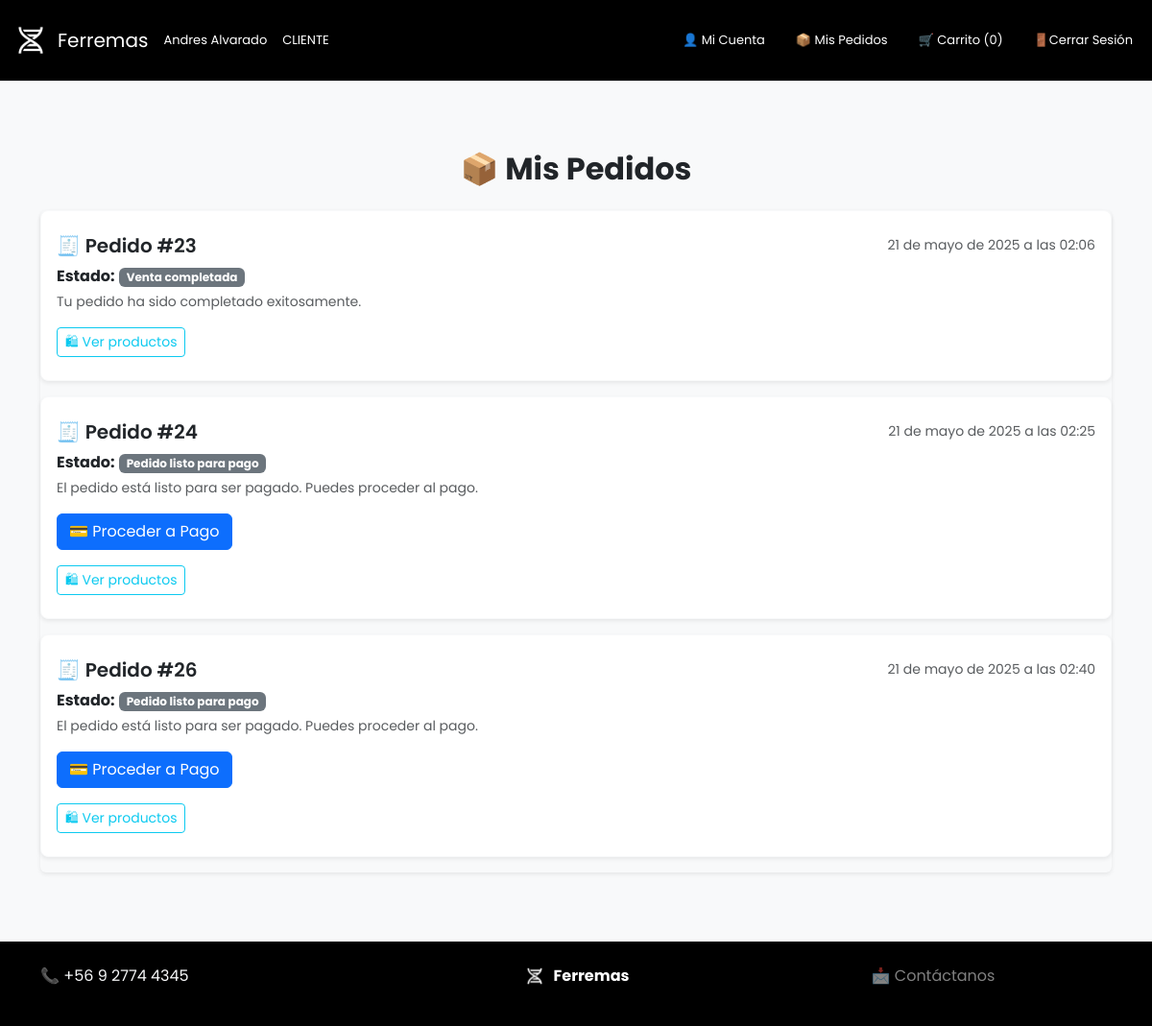
/mis-pedidos/ (signed in), run on an earlier commit of the app's database.
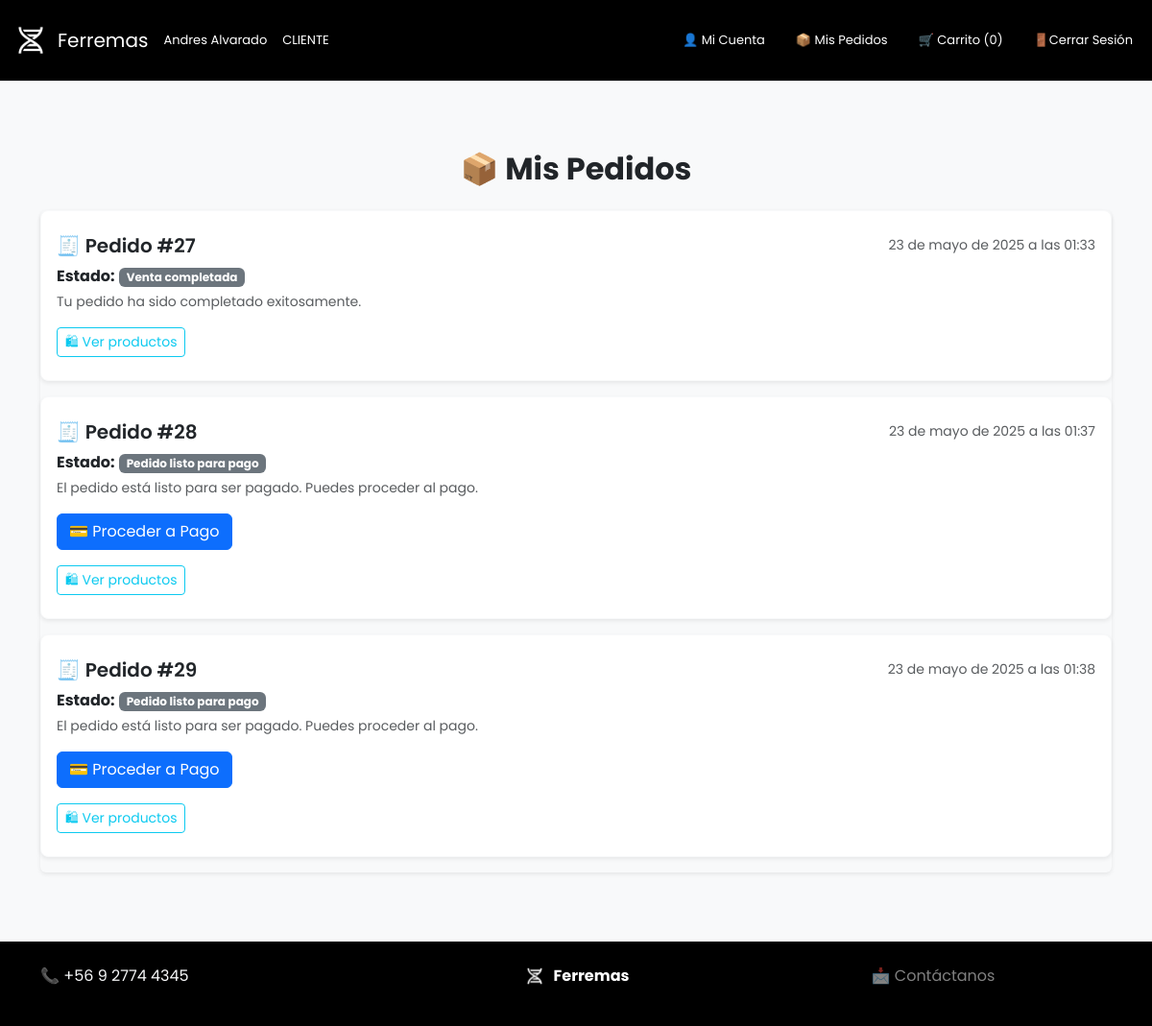
And on a later commit of the database.
### core/models.py (models this page shows, shortened)
class Pedido(models.Model):
    ESTADOS = [
        ('PENDIENTE', 'Pendiente de aprobación'),
        ('RECHAZADO', 'Rechazado por el vendedor'),
        ('ACEPTADO', 'Aprobado por el vendedor'),
        ('EN_ESPERA_PAGO', 'Esperando pago del cliente'),
        ('LISTO_PAGO', 'Pedido listo para pago'),
        ('PAGO_CONFIRMADO', 'Pago confirmado por contador'),
        ('LISTO_DESPACHO', 'Cliente eligió despacho/retiro'),
        ('ENTREGADO', 'Preparado y entregado por bodeguero'),
        ('VENTA_FINALIZADA', 'Venta completada'),
    ]
    cliente = models.ForeignKey(User, on_delete=models.CASCADE)
    fecha_creacion = models.DateTimeField(auto_now_add=True)
    estado = models.CharField(max_length=30, choices=ESTADOS, default='PENDIENTE')
    metodo_pago = models.CharField(max_length=30, null=True, blank=True)
    tipo_entrega = models.CharField(max_length=30, null=True, blank=True)  # retiro o despacho
    observaciones = models.TextField(null=True, blank=True)

### core/views.py (the view)
# urls.py: path("mis-pedidos/", mis_pedidos, name="mis_pedidos"),
@login_required
def mis_pedidos(request):
    if request.user.perfilusuario.rol != "CLIENTE":
        return HttpResponseForbidden("No tienes permiso para acceder a esta vista.")
    pedidos = Pedido.objects.filter(cliente=request.user).prefetch_related('detalles__producto')
    return render(request, "mis_pedidos.html", {"pedidos": pedidos})

### core/context_processors.py (called while the page is built)
def cargar_perfil_y_perfiles(request):
    perfil = None
    perfiles = []
    if request.user.is_authenticated:
        perfil = PerfilUsuario.objects.filter(user=request.user).first()
        perfiles = PerfilUsuario.objects.all()
    return {
        'perfil': perfil,
        'perfiles': perfiles,
    }

### core/templates/mis_pedidos.html (shortened to what this page needs)
{% extends 'plantilla.html' %}
{% block content %}
<div class="container py-5">
  <h2 class="mb-4 fw-bold text-center">📦 Mis Pedidos</h2>
  {% if pedidos %}
  <ul class="list-group shadow-sm">
    {% for pedido in pedidos %}
    <li class="list-group-item py-4 px-3 rounded-3 mb-3 border border-light shadow-sm">
      <div class="d-flex justify-content-between align-items-center mb-2">
        <h5 class="mb-0 fw-semibold">🧾 Pedido #{{ pedido.id }}</h5>
        <span class="text-muted small">{{ pedido.fecha_creacion }}</span>
      </div>
      <div class="mb-3">
        <span class="fw-bold">Estado:</span>
        <span class="badge bg-secondary">{{ pedido.get_estado_display }}</span>
        <p class="text-muted mt-1 mb-0 small">
          {% if pedido.estado == 'PENDIENTE' %}
          Estamos esperando que el vendedor revise y apruebe tu pedido.
          {% elif pedido.estado == 'RECHAZADO' %}
          Este pedido fue rechazado por el vendedor.
          {% elif pedido.estado == 'ACEPTADO' %}
          Tu pedido fue aprobado. Ahora puedes proceder a elegir entrega y pagar.
          {% elif pedido.estado == 'EN_ESPERA_PAGO' %}
          Hemos recibido tu solicitud. Esperamos el pago o su confirmación.
          {% elif pedido.estado == 'PAGO_CONFIRMADO' %}
          El contador ha verificado tu pago. Pronto se preparará tu pedido.
          {% elif pedido.estado == 'LISTO_DESPACHO' %}
          El pedido fue confirmado y está listo para ser preparado.
          {% elif pedido.estado == 'ENTREGADO' %}
          El bodeguero entregó el pedido. Gracias por tu compra.
          {% elif pedido.estado == 'VENTA_FINALIZADA' %}
          Tu pedido ha sido completado exitosamente.
          {% elif pedido.estado == 'LISTO_PAGO' %}
          El pedido está listo para ser pagado. Puedes proceder al pago.
          {% else %}
          Estado desconocido.
          {% endif %}
        </p>
      </div>
      {% if pedido.estado == 'LISTO_PAGO' %}
      <div class="mb-3">
        <a href="{% url 'pagar_pedido' pedido.id %}" class="btn btn-primary">
          💳 Proceder a Pago
        </a>
      </div>
      {% endif %}
      <button class="btn btn-outline-info btn-sm" data-bs-toggle="modal" data-bs-target="#modalPedido{{ pedido.id }}">
        🛍 Ver productos
      </button>
    </li>
    {% endfor %}
  </ul>
  {% else %}
  <div class="alert alert-info text-center">
    <strong>No tienes pedidos aprobados pendientes de pago.</strong>
  </div>
  {% endif %}
</div>
{% endblock %}

What changed in the data, as far as the page shows it:
removed Pedido: id "23", fecha_creacion "21 de mayo de 2025 a las 02:06", estado "Venta completada", shows "Tu pedido ha sido completado exitosamente."
removed Pedido: id "24", fecha_creacion "21 de mayo de 2025 a las 02:25", estado "Pedido listo para pago", shows "El pedido está listo para ser pagado. Puedes proceder al pago.", shows "💳 Proceder a Pago"
removed Pedido: id "26", fecha_creacion "21 de mayo de 2025 a las 02:40", estado "Pedido listo para pago", shows "El pedido está listo para ser pagado. Puedes proceder al pago.", shows "💳 Proceder a Pago"
added Pedido: id "27", fecha_creacion "23 de mayo de 2025 a las 01:33", estado "Venta completada", shows "Tu pedido ha sido completado exitosamente."
added Pedido: id "28", fecha_creacion "23 de mayo de 2025 a las 01:37", estado "Pedido listo para pago", shows "El pedido está listo para ser pagado. Puedes proceder al pago.", shows "💳 Proceder a Pago"
added Pedido: id "29", fecha_creacion "23 de mayo de 2025 a las 01:38", estado "Pedido listo para pago", shows "El pedido está listo para ser pagado. Puedes proceder al pago.", shows "💳 Proceder a Pago"
